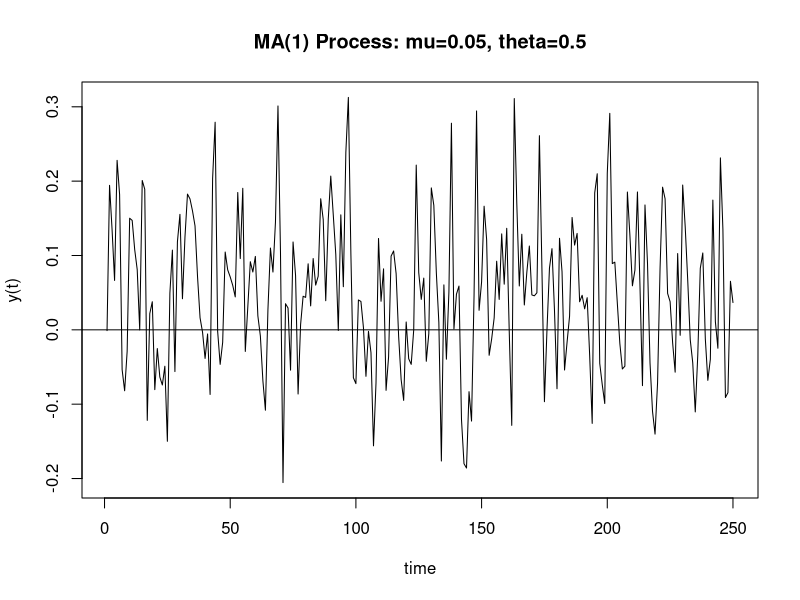
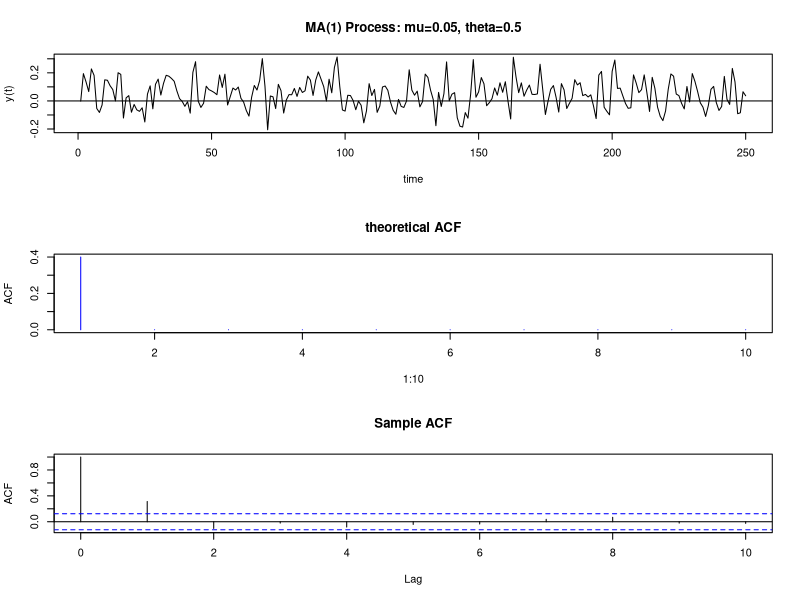
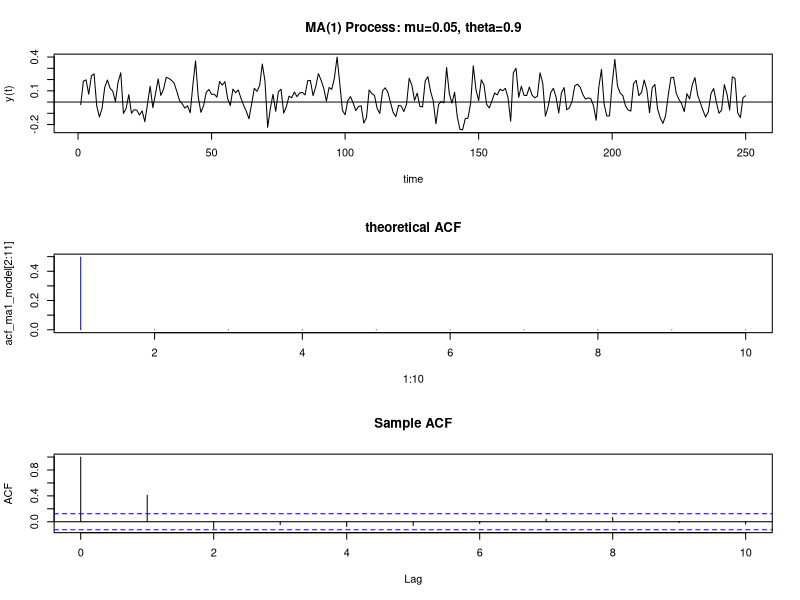
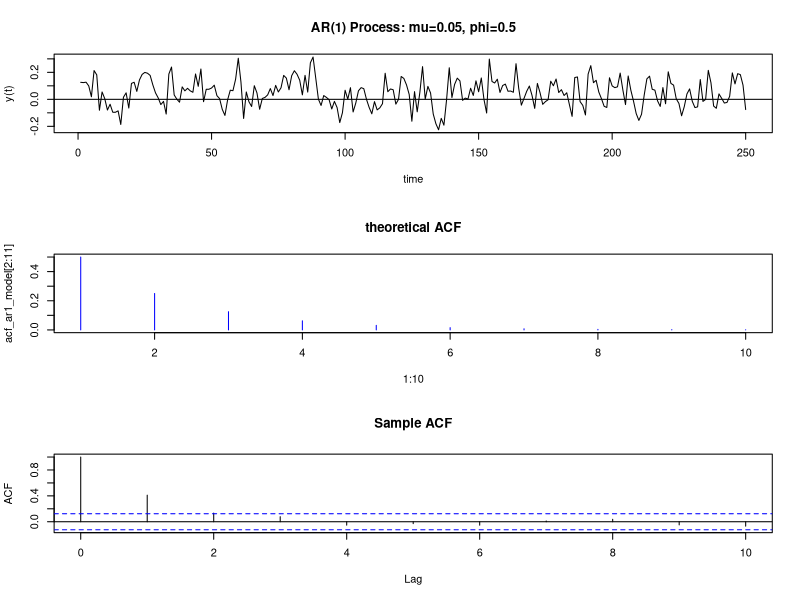

R code for these plots, in order:
## ---- chunk 1
set.seed(123);
# Simulate 250 observations from the described MA(1) model
ma1_sim <- arima.sim(model=list(ma=0.5), n=250, mean=0, sd=0.1) + 0.05
## ---- chunk 2
# A line plot of the simulated observations
plot(ma1_sim, type = "l", main = "MA(1) Process: mu=0.05, theta=0.5", xlab  = "time", ylab = "y(t)")
abline(h = 0)
## ---- chunk 3
# Generate the theoretical ACF with upto lag 10
acf_ma1_model <- ARMAacf(ma = 0.5, lag.max = 10)
# Split plotting window in three rows
par(mfrow=c(3,1))
# First plot: The simulated observations
plot(ma1_sim, type="l",main="MA(1) Process: mu=0.05, theta=0.5",xlab="time",ylab="y(t)")
abline(h=0)
# Second plot: Theoretical ACF
plot(1:10, acf_ma1_model[2:11], type="h", col="blue",  ylab="ACF", main="theoretical ACF")
# Third plot: Sample ACF
# Assign to tmp the Sample ACF
tmp <- acf(ma1_sim, lag.max = 10, main = "Sample ACF")
# Reset graphical window to only one graph
par(mfrow=c(1,1))
## ---- chunk 4
set.seed(123);
# Simulate 250 observations from the described MA(1) model
ma1_sim <- arima.sim(model=list(ma=0.9), n=250, mean=0, sd=0.1) + 0.05;
# Generate the theoretical ACF with upto lag 10
acf_ma1_model <- ARMAacf(ma=0.9, lag.max=10)
# Split plotting window in three rows
par(mfrow=c(3,1))
# First plot: The simulated observations
plot(ma1_sim, type="l",main="MA(1) Process: mu=0.05, theta=0.9",xlab="time",ylab="y(t)")
abline(h=0)
# Second plot: Theoretical ACF
plot(1:10, acf_ma1_model[2:11], type="h", col="blue", main="theoretical ACF")
# Third plot: Sample ACF
tmp = acf(ma1_sim, lag.max=10, main="Sample ACF")
# Reset graphical window to only one graph
par(mfrow=c(1,1))
## ---- chunk 5
set.seed(123);
# Simulate 250 observations from the described AR(1) model
ar1_sim <- arima.sim(model=list(ar=0.5), n=250, mean=0, sd=0.1) + 0.05;
# Generate the theoretical ACF with ten lags
acf_ar1_model <- ARMAacf(ar=0.5, lag.max=10)
# Split plotting window in three rows
par(mfrow=c(3,1))
# Generate the same three graphs as in the previous exercise 
par(mfrow=c(3,1))
# First plot: The simulated observations
plot(ar1_sim, type="l", main="AR(1) Process: mu=0.05, phi=0.5",xlab="time",ylab="y(t)")
abline(h=0)
# Second plot: Theoretical AFC
plot(1:10, acf_ar1_model[2:11], type="h", col="blue", main="theoretical ACF")
# Third plot: Sample AFC
tmp <- acf(ar1_sim, lag.max=10, main="Sample ACF")
# Reset plotting window to default
par(mfrow=c(1,1));
## ---- chunk 6
A <- matrix(c(1,4,7,2,4,8,6,1,3), byrow = T, nrow = 3)
B <- matrix(c(4,4,0,5,9,1,2,2,5), byrow = T, nrow = 3)
x <- matrix(c(1,2,3), byrow = F, nrow = 3)
y <- matrix(c(5,2,7), byrow = F, nrow = 3)
## ---- chunk 7
t(A)
## ---- chunk 8
t(B)
## ---- chunk 9
t(x)
## ---- chunk 10
t(y)
## ---- chunk 11
A+B
## ---- chunk 12
A-B
## ---- chunk 13
2*A
## ---- chunk 14
A %*% x
## ---- chunk 15
t(y) %*% A %*% x
## ---- chunk 16
M <- matrix(c(1,1,2,4),byrow = T, nrow = 2)
b <- matrix(c(1,2),byrow = T, nrow = 2)
solve(M)%*%b
## ---- chunk 17
x <- c(1/3,1/3,1/3)
mu <- c(0.01,0.04,0.02)
Sigma <- matrix(c(.1,.3,.1,.3,.15,-.2,.1,-.2,.08), nrow = 3)
t(mu)%*%x
## ---- chunk 18
t(x)%*%Sigma%*%x
